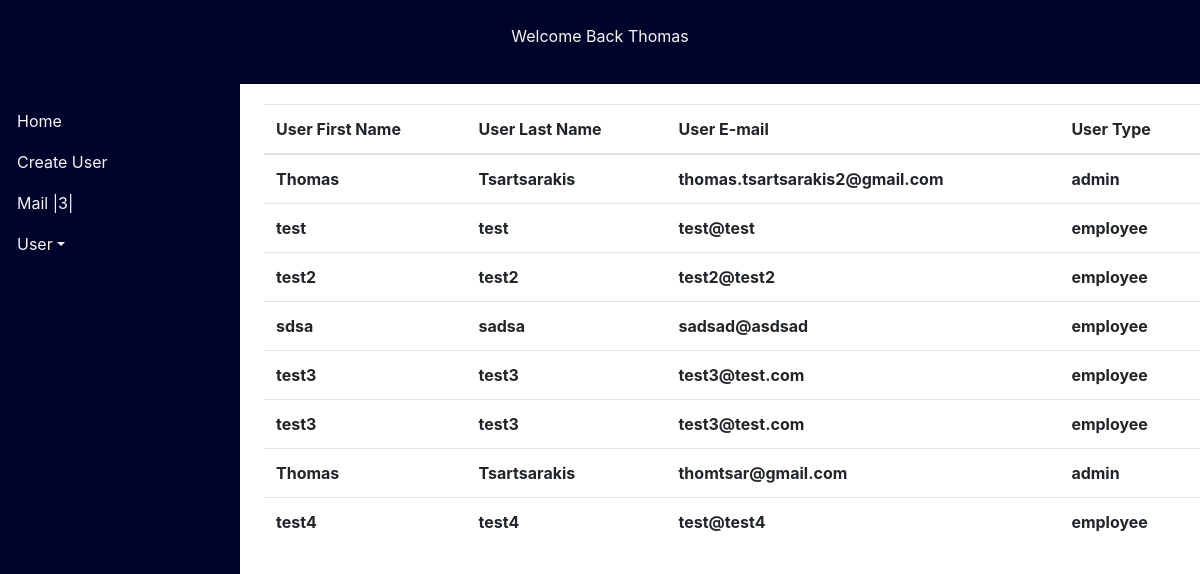
/admin/index.php (signed in), run on the app's committed database.
### tables this page shows
CREATE TABLE `users` (
  `user_id` int(11) NOT NULL,
  `user_firstname` varchar(255) NOT NULL,
  `user_lastname` varchar(255) NOT NULL,
  `user_email` varchar(255) NOT NULL,
  `user_password` text NOT NULL,
  `user_type` varchar(255) NOT NULL DEFAULT 'employee'
);

### admin/index.php (called while the page is built)
<?php include "includes/header.php"; ?>
<?php include "../db.php"; ?>
<?php include "includes/navigation.php"; ?>
<?php include "view_all_users.php"; ?>
<?php include "includes/footer.php"; ?>

### admin/view_all_users.php (the view, shortened to what this page needs)
<?php
    $query = "SELECT * FROM users";
    $users_query = mysqli_query($connection,$query);
?>
<table class="table table-hover">
    <thead>
    <tr>
        <th scope="col">User First Name</th>
        <th scope="col">User Last Name</th>
        <th scope="col">User E-mail</th>
        <th scope="col">User Type</th>
    </tr>
    </thead>
    <tbody>
    <?php
    while($row = mysqli_fetch_assoc($users_query))
    {
        $user_id = $row['user_id'];
        $user_firstname = $row['user_firstname'];
        $user_lastname = $row['user_lastname'];
        $user_email = $row['user_email'];
        $user_type = $row['user_type'];
        echo "<tr>";
        echo "<th scope='row'><a href='edit_user.php?user_id={$user_id}'></a>$user_firstname</th>";
        echo "<th>$user_lastname</th>";
        echo "<th>$user_email</th>";
        echo "<th>$user_type</th>";
        echo "</tr>";
    }
    ?>
    </tbody>
</table>

### css/admin.css (style rules this page uses)
html,body { min-height: 100%; margin: 0; padding: 0; }

### data on the page
users: user_firstname "Thomas", user_lastname "Tsartsarakis", user_email "thomas.tsartsarakis2@gmail.com", user_type "admin"
users: user_firstname "test", user_lastname "test", user_email "test@test", user_type "employee"
users: user_firstname "test2", user_lastname "test2", user_email "test2@test2", user_type "employee"
users: user_firstname "sdsa", user_lastname "sadsa", user_email "sadsad@asdsad", user_type "employee"
users: user_firstname "test3", user_lastname "test3", user_email "test3@test.com", user_type "employee"
users: user_firstname "test3", user_lastname "test3", user_email "test3@test.com", user_type "employee"
users: user_firstname "Thomas", user_lastname "Tsartsarakis", user_email "thomtsar@gmail.com", user_type "admin"
users: user_firstname "test4", user_lastname "test4", user_email "test@test4", user_type "employee"

### other printed values
$_SESSION['user_firstname'] "Thomas"
$number_of_mails "3"
